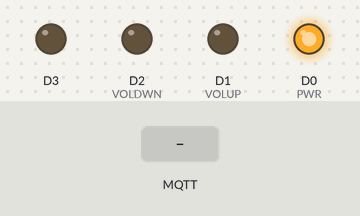
A program run on a simulated ESP8266 (NodeMCU). Shown: output pins drawn as LEDs (lit = HIGH). Dashed ring = blinking. Inputs (shaded band) come from the test bench. WiFi joins after 1.5 s; servers stay silent unless stated; no MQTT or app messages arrive unless stated; not simulated (calls return 0 or success): mycredentials.h; what the program prints to the serial monitor is not drawn.

Above: at 2.7 s.
2.8 s: MQTT message "1" arrives on the first subscribed topic
At 3.18 s:
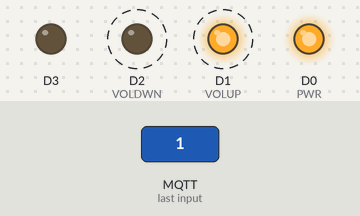
5.8 s: MQTT message "0" arrives on the first subscribed topic
At 7.67 s:
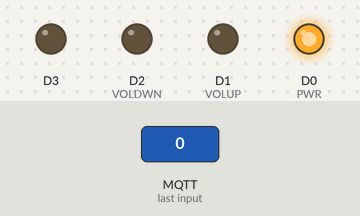
8.8 s: MQTT message "2" arrives on the first subscribed topic
At 9.18 s:
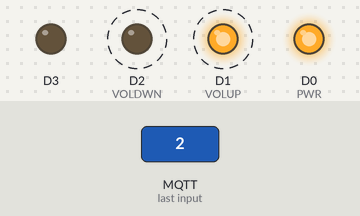
Timing chart, 0 to 12.1 s (numbered marks = the images above; inputs shaded):
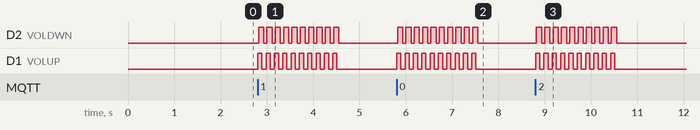

The program:

main.cpp
```cpp
#include <Arduino.h>

// MQTT
#include <PubSubClient.h>
#include <ESP8266WiFi.h>
#include <mycredentials.h>


#define PWR D0 // GPIO 16 (has a pulldown res, the others have a pullup)
#define VOLUP D1 // VOL+
#define VOLDWN D2 // VOL-


byte mac[6];                     // the MAC address of your Wifi chip
char macStr [20];

WiFiClient wifiClient;
const char* ssid = WIFI_SSID;
const char* password = WIFI_PASS;

char* mqtt_server  = "192.168.1.36";
#define mqttPort 11883

#define topic_pwr "audio/eneby/power"
#define topic_volume "audio/eneby/power"

void callback(char* topic, byte* payload, unsigned int length);
void mqttreconnect();

PubSubClient client(mqtt_server, mqttPort, callback, wifiClient);


void setup() {
  Serial.begin(9600);

  pinMode(PWR, OUTPUT);
  digitalWrite(PWR, 255);

  pinMode(D2, OUTPUT);
  pinMode(D3, OUTPUT);


Serial.println();
  Serial.println();
  Serial.print("Connecting to ");
  Serial.println(ssid);

  WiFi.begin(WIFI_SSID, password);

  while (WiFi.status() != WL_CONNECTED) {
    delay(500);
    Serial.print(".");
  }

  WiFi.macAddress(mac);

  sprintf(macStr, "%02x-%02x-%02x-%02x-%02x-%02x", mac[0], mac[1], mac[2], mac[3], mac[4], mac[5]);
  Serial.println(macStr);
  Serial.println("IP address: ");
  Serial.println(WiFi.localIP());


}


void increaseVolume() {
  // Clockwise => V+ raises first (5-6ms / 20ms), then
  // V- raises, then 40ms
  // V+ sinks
  // V- sinks


  //
  //
  //   20         40
  //  +++-+-+-+-+-----
  //  +  -      +    -
  //  +  -      +    -
  //  +  -      +    -


  pinMode(VOLUP, OUTPUT);
  pinMode(VOLDWN, OUTPUT);

  digitalWrite(VOLUP, HIGH);
  delay(20);
  digitalWrite(VOLDWN, HIGH);
  delay(70);
  digitalWrite(VOLUP, LOW);
  delay(40);
  digitalWrite(VOLDWN, LOW);
  delay(50);

}


void pushPower() {
  // set pin LOW (pulldown)
  pinMode(PWR, INPUT_PULLDOWN_16);
  int read = digitalRead(PWR);
  Serial.printf("POWER: %i", read);

  // wait
  delay(200);

  // set pin back to HIGH again
  pinMode(PWR, OUTPUT);
  digitalWrite(PWR, 255);
}


void loop() {

  if (!client.connected()) {
    mqttreconnect();
  }
  client.loop();

  delay(3);
}


  // MQTT
void mqttreconnect() {
  // Loop until we're reconnected
  while (!client.connected()) {
    Serial.print("Attempting MQTT connection...");
    // Attempt to connect
    if (client.connect(macStr)) {
      Serial.println("connected");
      client.subscribe(topic_pwr);
    } else {
      Serial.print("failed, rc=");
      Serial.print(client.state());
      Serial.println(" try again in 5 seconds");
      // Wait 5 seconds before retrying
      delay(5000);
    }
  }
}

// MQTT
void callback(char* topic, byte* payload, unsigned int length) {
  // handle message arrived

  if(length > 50) {
    // ignore oversized msgs
    return;
  }
  char payloadBuffer[50];

  strncpy(&payloadBuffer[0], (char *)payload, length);
  payloadBuffer[length] = '\0';

  String payloads = String((char*)payload);
  Serial.print("MQTT msg: ");
  Serial.println(payloads);
  Serial.print("MQTT topic: ");
  Serial.println(topic);
  Serial.print("MQTT msg length: ");
  Serial.println(length);

  // whatever you send us... we do the things we can do.

  int neighborhoodEntertainmentLevel = 10;
  for(int i = 0; i < neighborhoodEntertainmentLevel; i++) {
    increaseVolume();
  }

  pushPower();
}
```

Measured:
- after the input at 2.8 s, D2 (VOLDWN): alternates HIGH for 0.11 s and LOW for 0.07 s, 20 changes in all, then stays LOW, starting at once; D1 (VOLUP): alternates HIGH for 0.09 s and LOW for 0.09 s, 20 changes in all, then stays LOW, starting at once
- after the input at 5.8 s, D2 (VOLDWN): alternates HIGH for 0.11 s and LOW for 0.07 s, 20 changes in all, then stays LOW, starting at once; D1 (VOLUP): alternates HIGH for 0.09 s and LOW for 0.09 s, 20 changes in all, then stays LOW, starting at once
- after the input at 8.8 s, D2 (VOLDWN): alternates HIGH for 0.11 s and LOW for 0.07 s, 20 changes in all, then stays LOW, starting at once; D1 (VOLUP): alternates HIGH for 0.09 s and LOW for 0.09 s, 20 changes in all, then stays LOW, starting at once
